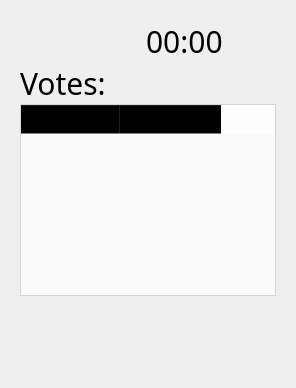
      <widget class="QWidget" name="votePage">
       <property name="styleSheet">
        <string notr="true">background-image: url(:/image/images/moneyBackgroung.png);</string>
       </property>
       <layout class="QVBoxLayout" name="verticalLayout_9">
        <property name="spacing">
         <number>0</number>
        </property>
        <property name="leftMargin">
         <number>0</number>
        </property>
        <property name="topMargin">
         <number>0</number>
        </property>
        <property name="rightMargin">
         <number>0</number>
        </property>
        <property name="bottomMargin">
         <number>0</number>
        </property>
        <item>
         <layout class="QHBoxLayout" name="horizontalLayout_7">
          <property name="spacing">
           <number>0</number>
          </property>
          <property name="leftMargin">
           <number>0</number>
          </property>
          <property name="topMargin">
           <number>20</number>
          </property>
          <property name="rightMargin">
           <number>20</number>
          </property>
          <property name="bottomMargin">
           <number>0</number>
          </property>
          <item>
           <spacer name="horizontalSpacer_5">
            <property name="orientation">
             <enum>Qt::Orientation::Horizontal</enum>
            </property>
            <property name="sizeHint" stdset="0">
             <size>
              <width>40</width>
              <height>20</height>
             </size>
            </property>
           </spacer>
          </item>
          <item>
           <widget class="QLabel" name="timeVoteLabel">
            <property name="sizePolicy">
             <sizepolicy hsizetype="Fixed" vsizetype="Preferred">
              <horstretch>0</horstretch>
              <verstretch>0</verstretch>
             </sizepolicy>
            </property>
            <property name="minimumSize">
             <size>
              <width>100</width>
              <height>0</height>
             </size>
            </property>
            <property name="font">
             <font>
              <family>Julius Sans One</family>
              <pointsize>-1</pointsize>
             </font>
            </property>
            <property name="styleSheet">
             <string notr="true">font-family: 'Julius Sans One', sans-serif; /* Шрифт */
font-size: 30px;  
background: transparent;

</string>
            </property>
            <property name="text">
             <string>00:00</string>
            </property>
           </widget>
          </item>
          <item>
           <widget class="QLabel" name="label_18">
            <property name="minimumSize">
             <size>
              <width>30</width>
              <height>0</height>
             </size>
            </property>
            <property name="styleSheet">
             <string notr="true">image: url(:/image/images/clock.png);
font-size: 20px;  
background: transparent;
</string>
            </property>
            <property name="text">
             <string/>
            </property>
           </widget>
          </item>
         </layout>
        </item>
        <item>
         <widget class="QWidget" name="widget_4" native="true">
          <property name="minimumSize">
           <size>
            <width>0</width>
            <height>50</height>
           </size>
          </property>
          <property name="styleSheet">
           <string notr="true">

background: transparent;
</string>
          </property>
          <layout class="QVBoxLayout" name="verticalLayout_8">
           <property name="spacing">
            <number>0</number>
           </property>
           <property name="leftMargin">
            <number>20</number>
           </property>
           <property name="topMargin">
            <number>0</number>
           </property>
           <property name="rightMargin">
            <number>20</number>
           </property>
           <property name="bottomMargin">
            <number>0</number>
           </property>
           <item>
            <widget class="QLabel" name="label_16">
             <property name="font">
              <font>
               <family>Julius Sans One</family>
               <pointsize>-1</pointsize>
              </font>
             </property>
             <property name="styleSheet">
              <string notr="true">font-family: 'Julius Sans One', sans-serif; /* Шрифт */
font-size: 30px;  
background: transparent;
</string>
             </property>
             <property name="text">
              <string>Votes:</string>
             </property>
             <property name="margin">
              <number>5</number>
             </property>
            </widget>
           </item>
           <item>
            <widget class="QTableWidget" name="voteTableWidget">
             <property name="font">
              <font>
               <pointsize>16</pointsize>
              </font>
             </property>
             <property name="autoFillBackground">
              <bool>false</bool>
             </property>
             <property name="styleSheet">
              <string notr="true">background: transparent;
background-color: rgba(255, 255, 255, 0.7); </string>
             </property>
             <property name="sizeAdjustPolicy">
              <enum>QAbstractScrollArea::SizeAdjustPolicy::AdjustIgnored</enum>
             </property>
             <property name="rowCount">
              <number>0</number>
             </property>
             <property name="columnCount">
              <number>2</number>
             </property>
             <attribute name="horizontalHeaderVisible">
              <bool>true</bool>
             </attribute>
             <attribute name="horizontalHeaderCascadingSectionResizes">
              <bool>false</bool>
             </attribute>
             <attribute name="horizontalHeaderMinimumSectionSize">
              <number>60</number>
             </attribute>
             <attribute name="horizontalHeaderShowSortIndicator" stdset="0">
              <bool>false</bool>
             </attribute>
             <attribute name="verticalHeaderDefaultSectionSize">
              <number>45</number>
             </attribute>
             <column>
              <property name="text">
               <string>Idea</string>
              </property>
              <property name="font">
               <font>
                <pointsize>16</pointsize>
               </font>
              </property>
             </column>
             <column>
              <property name="text">
               <string>Votes</string>
              </property>
              <property name="font">
               <font>
                <pointsize>16</pointsize>
               </font>
              </property>
             </column>
            </widget>
           </item>
           <item>
            <spacer name="verticalSpacer_4">
             <property name="orientation">
              <enum>Qt::Orientation::Vertical</enum>
             </property>
             <property name="sizeType">
              <enum>QSizePolicy::Policy::Fixed</enum>
             </property>
             <property name="sizeHint" stdset="0">
              <size>
               <width>20</width>
               <height>92</height>
              </size>
             </property>
            </spacer>
           </item>
          </layout>
         </widget>
        </item>
       </layout>
      </widget>
